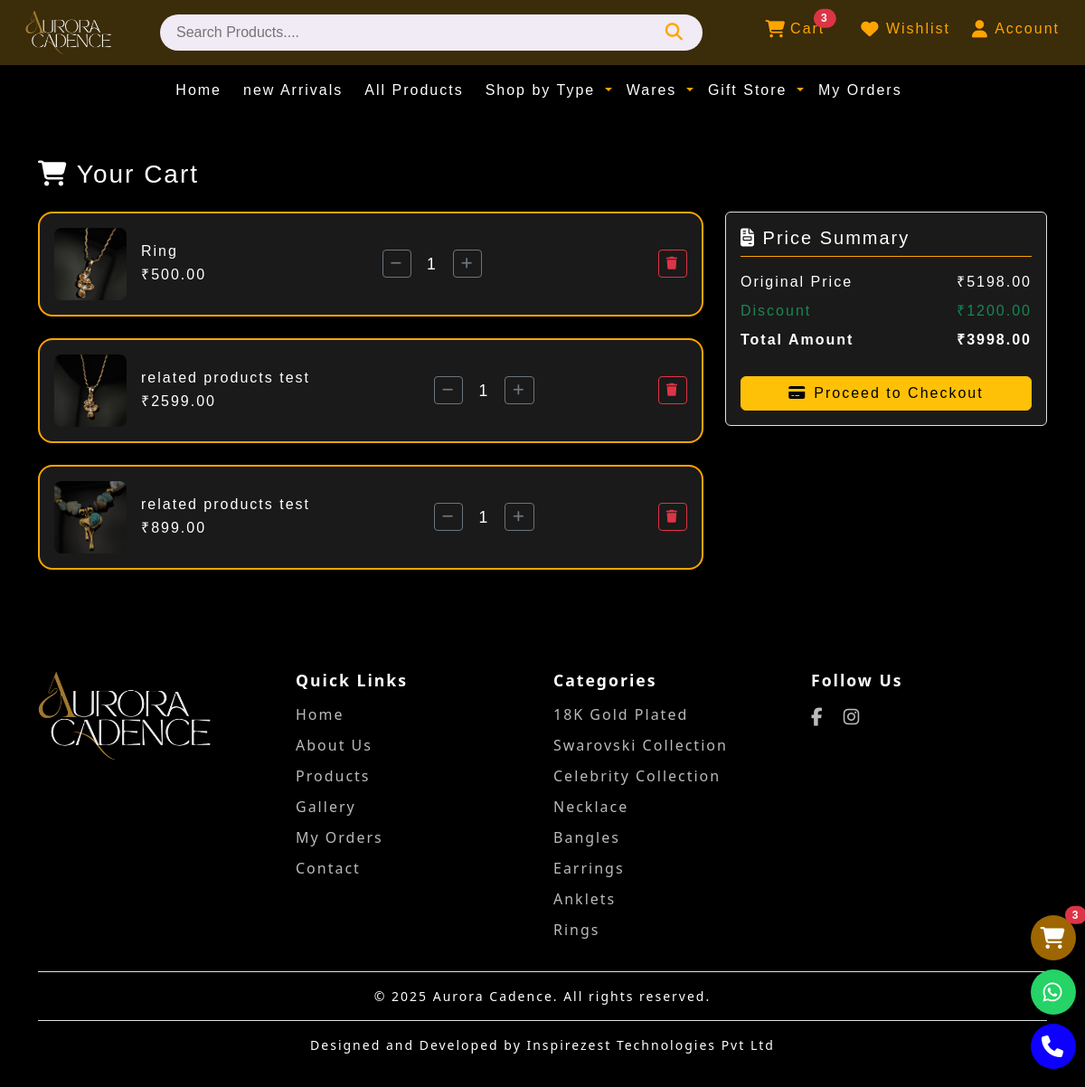
The app's page /cart/ (signed in) with its own data.
### app/models.py (models this page shows, shortened)
class CartItem(models.Model):
    cart = models.ForeignKey(Cart, on_delete=models.CASCADE, related_name='items')
    product = models.ForeignKey(Product, on_delete=models.CASCADE)
    quantity = models.PositiveIntegerField(default=1)
    added_at = models.DateTimeField(auto_now_add=True)
    is_paid = models.BooleanField(default=False)
    class Meta:
        unique_together = ('cart', 'product')
    def total_price(self):
        return self.quantity * self.product.price
    def discounted_total(self):
        return self.quantity * self.product.discount_price

class Product(models.Model):
    type_obj = models.ForeignKey(Type, on_delete=models.CASCADE, related_name='type_obj')
    category_obj = models.ForeignKey(Category, on_delete=models.CASCADE, related_name='category_obj')
    Color_obj = models.ManyToManyField(Color, related_name='color_obj')
    wear_select=[
        ('Daily', 'Daily'),
        ('Party', 'Party')
    ]
    wear = models.CharField(max_length=10, choices=wear_select, default='Daily')
    gift_obj=models.ManyToManyField(Gift, related_name='gift_to_obj')
    name = models.CharField(max_length=200)
    description = models.TextField()
    price = models.DecimalField(max_digits=10, decimal_places=2)
    discount_price = models.DecimalField(max_digits=10, decimal_places=2)
    image = models.ImageField(upload_to='products/')
    image2 = models.ImageField(upload_to='products/', blank=True, null=True)
    image3 = models.ImageField(upload_to='products/', blank=True, null=True)
    image4 = models.ImageField(upload_to='products/', blank=True, null=True)
    image5 = models.ImageField(upload_to='products/', blank=True, null=True)
    stock = models.PositiveIntegerField()
    is_available = models.BooleanField(default=True)
    created_at = models.DateTimeField(auto_now_add=True)
    updated_at = models.DateTimeField(auto_now=True)

### app/views.py (the view)
# urls.py: path("cart/",views.cart, name="cart"),
@login_required
def cart(request):
    cart = Cart.objects.get(user=request.user)
    items = cart.items.select_related('product').filter(product__stock__gt=0)
    original_total = sum(item.total_price() for item in items)
    discounted_total = sum(item.discounted_total() for item in items)
    discount_amount = original_total - discounted_total
    context = {
        'items': items,
        'original_total': original_total,
        'discounted_total': discounted_total,
        'discount_amount': discount_amount
    }
    return render(request, 'main_page/cart.html', context)

### app/context_processors.py (called while the page is built)
def cart_items_processor(request):
    if request.user.is_authenticated and hasattr(request.user, 'cart'):
        items = request.user.cart.items.select_related('product')
        total_quantity = items.count()
        return {
            'cart_items': items,
            'cart_total_quantity': total_quantity,
        }
    return {
        'cart_items': [],
        'cart_total_quantity': 0,
    }

### app/templates/main_page/cart.html (shortened to what this page needs)
{%extends 'base.html'%}
{%load static%}
{%block content%}
<link rel="stylesheet" href="{%static 'css/cart.css'%}">
<div class="container py-5">
  <div class="row">
    <h3 class="mb-4"><i class="fas fa-shopping-cart"></i> Your Cart</h3>
    <div class="col-lg-8">
      {% if items %}
      {% for item in items %}
      <div class="cart-item d-flex justify-content-between align-items-center flex-wrap mb-4">
        <div class="d-flex align-items-center gap-3">
          <img src="{{ item.product.image.url }}" alt="{{ item.product.name }}"
            style="width: 80px; height: 80px; object-fit: cover;">
          <div>
            <h6 class="mb-1">{{ item.product.name }}</h6>
            <p class=" mb-0 ">₹{{ item.product.discount_price }}</p>
          </div>
        </div>
        <div class="quantity-box d-flex align-items-center gap-2">
          <a href="{% url 'update_cart_quantity' item.id 'decrease' %}" class="btn btn-outline-secondary btn-sm"><i
              class="fas fa-minus"></i></a>
          <span class="qty">{{ item.quantity }}</span>
          <a href="{% url 'update_cart_quantity' item.id 'increase' %}" class="btn btn-outline-secondary btn-sm"><i
              class="fas fa-plus"></i></a>
        </div>
        <a href="{% url 'remove_from_cart' item.id %}" class="btn btn-outline-danger btn-sm"><i
            class="fas fa-trash"></i></a>
      </div>
      {% endfor %}
      {% else %}
      <p class="text-white">Your cart is empty.</p>
      <p class="text-white">Add Products <a href="{% url 'products' %}" class="text-decoration-none text-warning border border-success border-5 rounded-pill p-2"><i class="fas fa-cart-plus"></i></a></p>
      {% endif %}
    </div>
    <div class="col-lg-4 mt-4 mt-lg-0">
      <div class="price-summary p-3 border rounded shadow-sm bg-lightvtext-black">
        <h5 class="mb-3"><i class="fas fa-file-invoice"></i> Price Summary</h5>
        <div class="summary-item d-flex justify-content-between mb-2">
          <span>Original Price</span>
          <span>₹{{ original_total }}</span>
        </div>
        <div class="summary-item d-flex justify-content-between mb-2 text-success">
          <span>Discount</span>
          <span>₹{{discount_amount }}</span>
        </div>
        <div class="summary-item d-flex justify-content-between fw-bold">
          <span>Total Amount</span>
          <span>₹{{ discounted_total }}</span>
        </div>
        <a href="#" class="btn btn-warning w-100 mt-3">
          <i class="fas fa-credit-card me-2"></i>Proceed to Checkout
        </a>
      </div>
    </div>
  </div>
</div>
{%endblock%}

### app/templates/base.html (shortened to what this page needs)
<!DOCTYPE html>
{% load static %}
<html lang="en">
<head>
    <link href="https://cdn.jsdelivr.net/npm/bootstrap@5.3.3/dist/css/bootstrap.min.css" rel="stylesheet">
    <link rel="stylesheet" href="https://cdnjs.cloudflare.com/ajax/libs/font-awesome/6.5.0/css/all.min.css">
    <link href="https://cdn.jsdelivr.net/npm/bootstrap-icons@1.10.5/font/bootstrap-icons.css" rel="stylesheet">
    <link href="https://unpkg.com/aos@2.3.1/dist/aos.css" rel="stylesheet">
    <link href="https://cdnjs.cloudflare.com/ajax/libs/noUiSlider/15.7.0/nouislider.min.css" rel="stylesheet">
    <link rel="stylesheet" href="{% static 'css/base.css' %}">
</head>
<body>
    <div class="top-navbar top-0">
        <div class="container-fluid d-lg-flex align-items-center justify-content-between">
            <div class="d-flex align-items-center mb-2 mb-lg-0">
                <img src="{% static 'images/logo.png' %}" alt="Logo" height="50" class="me-2" />
            </div>
            <form class="search-bar mx-lg-4 my-2 my-lg-0 w-100" method="get" action="{% url 'products' %}">
                <input type="text" name="q" placeholder="Search Products...." />
                <button type="submit"><i class="fas fa-search"></i></button>
            </form>
            <div class="nav-icons d-flex justify-content-end mt-4 mb-2 mt-lg-0">
                <a href="{% url 'cart' %}" class="position-relative text-white me-3 d-flex align-items-center">
                    <span class="d-none d-md-inline" style="color: orange;">Cart</span>
                    <span class="position-absolute top-0 start-100 translate-middle badge rounded-pill bg-danger">
                        {{cart_total_quantity}}
                    </span>
                </a>
                <a href="{% url 'wishlist' %}"><i class="fas fa-heart"></i><span
                        class="d-none d-md-inline">Wishlist</span></a>
                <a href="{% url 'my_account' %}"><i class="fas fa-user"></i><span
                        class="d-none d-md-inline">Account</span></a>
            </div>
        </div>
    </div>
    <nav class="navbar navbar-expand-lg bottom-navbar">
        <div class="container-fluid">
            <div class="collapse navbar-collapse justify-content-center" id="menuNav">
                <ul class="navbar-nav text-center">
                    <a class="nav-link me-2" href="{% url 'home' %}" role="button">
                        Home
                    </a>
                    <li class="nav-item dropdown">
                        <a class="nav-link me-2" href="{% url 'products' %}?new=12" role="button">
                            new Arrivals
                        </a>
                    </li>
                    <li class="nav-item dropdown">
                        <a class="nav-link me-2" href="{% url 'products' %}" role="button">
                            All Products
                        </a>
                    </li>
                    <li class="nav-item dropdown">
                        <a class="nav-link dropdown-toggle" href="#" role="button" data-bs-toggle="dropdown">
                            Shop by Type
                        </a>
                    </li>
                    <li class="nav-item dropdown">
                        <a class="nav-link dropdown-toggle" href="#" role="button" data-bs-toggle="dropdown">
                            Wares
                        </a>
                    </li>
                    <li class="nav-item dropdown">
                        <a class="nav-link dropdown-toggle" href="#" role="button" data-bs-toggle="dropdown">
                            Gift Store
                        </a>
                    </li>
                    <li class="nav-item dropdown">
                        <a class="nav-link me-2" href="{% url 'my_orders' %}" role="button">
                            My Orders
                        </a>
                    </li>
                </ul>
            </div>
        </div>
    </nav>
    <div class="floating-buttons">
        <a href="{% url 'cart' %}" class="floating-button cart-button position-relative">
            <i class="fa-solid fa-cart-shopping fa-2x"></i>
            <span class="cart-count position-absolute top-0 start-100 translate-middle badge rounded-pill bg-danger">
                {{cart_total_quantity}}
            </span>
        </a>
        <a href="https://wa.me/919747878317" target="_blank" class="floating-button whatsapp-button">
            <i class="fab fa-whatsapp"></i>
        </a>
        <a href="tel:+919747878317" class="floating-button call-button">
            <i class="fas fa-phone"></i>
        </a>
    </div>
    {%block content%}
    {%endblock%}
    <footer class="footer">
        <div class="container">
            <div class="footer-row row text-center text-md-start">
                <div class="col-md-6 col-lg-3 mb-4">
                    <img src="{%static 'images/logo.png'%}" alt="Logo" class="footer-logo mb-2">
                </div>
                <div class="col-md-6 col-lg-3 mb-4">
                    <h5 class="footer-heading">Quick Links</h5>
                    <ul class="footer-links">
                        <li><a href="">Home</a></li>
                        <li><a href="">About Us</a></li>
                        <li><a href="{%url 'products'%}">Products</a></li>
                        <li><a href="">Gallery</a></li>
                        <li><a href="">My Orders</a></li>
                        <li><a href="">Contact</a></li>
                    </ul>
                </div>
                <div class="col-md-6 col-lg-3 mb-4">
                    <h5 class="footer-heading">Categories</h5>
                    <ul class="footer-links">
                        <li><a href="">18K Gold Plated</a></li>
                        <li><a href="">Swarovski Collection </a></li>
                        <li><a href="">Celebrity Collection </a></li>
                        <li><a href="">Necklace</a></li>
                        <li><a href="">Bangles</a></li>
                        <li><a href="">Earrings </a></li>
                        <li><a href="">Anklets</a></li>
                        <li><a href="">Rings</a></li>
                    </ul>
                </div>
                <div class="col-md-6 col-lg-3 mb-4">
                    <h5 class="footer-heading">Follow Us</h5>
                    <div class="footer-social">
                        <a href="https://www.facebook.com/share/165mnhP3Xt/" target="_blank" rel="noopener noreferrer">
                            <i class="fab fa-facebook-f"></i>
                        </a>
                        <a href="https://www.instagram.com/aurora__cadence?igsh=dmM1NTdlZTR0dGE5" target="_blank"
                            rel="noopener noreferrer">
                            <i class="fab fa-instagram"></i>
                        </a>
                    </div>
                </div>
            </div>
            <div class="text-center pt-3 border-top small">
                &copy; 2025 Aurora Cadence. All rights reserved.
            </div>
            <div class="text-center pt-3 border-top mt-3 small">
                <p>Designed and Developed by <a href="" style="color: white; text-decoration: none;">Inspirezest
                        Technologies Pvt Ltd</a></p>
            </div>
        </div>
    </footer>
</body>
</html>

### static/css/base.css (style rules this page uses)
.top-navbar { background-color: #3b2c0a; padding: 0.7rem 1rem; }
html { scroll-behavior: smooth; }
.search-bar { background-color: #f0ebf4; border-radius: 2rem; padding: 0.3rem 1rem; display: flex; align-items: center; width: 100%; max-width: 600px; }
.search-bar input { border: none; background: transparent; flex: 1; outline: none; color: #333; }
.search-bar button { background: none; border: none; color: orange; font-size: 1.2rem; }
.nav-icons a { color: orange; text-decoration: none; margin-left: 1.5rem; font-size: 1rem; display: flex; align-items: center; }
.nav-icons a i { font-size: 1.2rem; margin-right: 0.4rem; }
.bottom-navbar { background-color: #000; }
.bottom-navbar .nav-link { color: #fff !important; font-weight: 500; }
.bottom-navbar .dropdown-toggle::after { font-family: "Font Awesome 6 Free"; font-weight: 900; color: orange; }
body { letter-spacing: 2px; font-family: Arial, Helvetica, sans-serif; }
.footer { background-color: #000; color: #fff; padding: 40px 0 20px; font-family: "Segoe UI", sans-serif; }
.footer-logo { max-height: 100px; }
.footer-heading { font-size: 1.1rem; font-weight: 600; margin-bottom: 15px; }
.footer-links { list-style: none; padding: 0; margin: 0; }
.footer-links li { margin-bottom: 10px; color: #bbb; }
.footer-links a { color: #bbb; text-decoration: none; transition: color 0.3s; }
.footer-social a { display: inline-block; margin-right: 15px; color: #bbb; font-size: 20px; transition: color 0.3s, transform 0.3s; }
.floating-buttons { position: fixed; bottom: 20px; right: 10px; z-index: 1000; display: flex; flex-direction: column; gap: 10px; }
.floating-button { width: 50px; height: 50px; border-radius: 50%; display: flex; align-items: center; justify-content: center; color: white; text-decoration: none; box-shadow: 0 4px 8px rgba(0, 0, 0, 0.3); transition: transform 0.3s ease; }
.call-button { background-color: rgb(13, 0, 255); }
.whatsapp-button { background-color: #25d366; }
.cart-button { background-color: rgb(157, 102, 0); }
.floating-button i { font-size: 24px; }

### static/css/cart.css (style rules this page uses)
body { background-color: #000; color: white; }
.cart-item { border: 2px solid orange; border-radius: 1rem; padding: 1rem; background-color: #1a1a1a; margin-bottom: 1.5rem; transition: transform 0.3s ease; }
.cart-item img { width: 80px; height: 80px; object-fit: cover; border-radius: 0.5rem; }
.quantity-box span { min-width: 30px; display: inline-block; text-align: center; font-size: 1.1rem; }
.price-summary { background-color: #1a1a1a; border: 2px solid orange; border-radius: 1rem; padding: 1.5rem; }
.price-summary h5 { border-bottom: 1px solid orange; padding-bottom: 0.5rem; margin-bottom: 1rem; }
.summary-item { display: flex; justify-content: space-between; margin-bottom: 0.75rem; }

### records on screen
CartItem: product.image (picture), product.name "Ring", product.discount_price "500.00", quantity "1"
CartItem: product.image (picture), product.name "related products test", product.discount_price "2599.00", quantity "1"
CartItem: product.image (picture), product.name "related products test", product.discount_price "899.00", quantity "1"

### other values on screen
{{ cart_total_quantity }} "3"
{{ original_total }} "5198.00"
{{ discount_amount }} "1200.00"
{{ discounted_total }} "3998.00"
